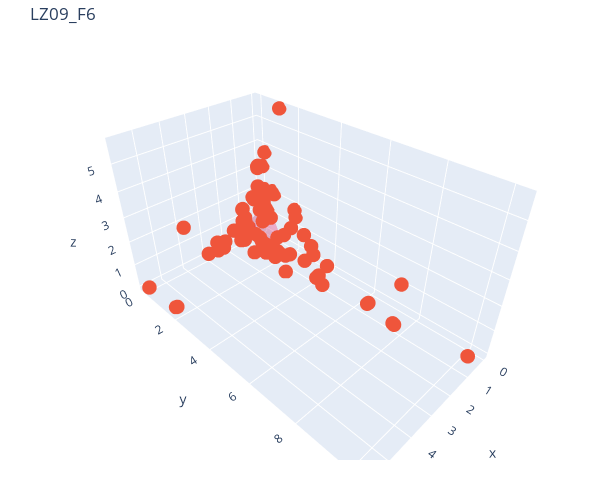

Notebook source saved alongside this figure:
### Code cell
from moo.lz import LZ09_F1, LZ09_F2, LZ09_F3, LZ09_F4, LZ09_F5, LZ09_F6, LZ09_F7, LZ09_F8, LZ09_F9
from helper import run_test, plot_front, plot_result

# problem=LZ09_F1(n_var=10)
# res = run_test(problem)
# plot_front(res, problem, "LZ09_F1")

# problem=LZ09_F2(n_var=10)
# res = run_test(problem)
# plot_front(res, problem, "LZ09_F2")

# problem=LZ09_F3(n_var=10)
# res = run_test(problem)
# plot_front(res, problem, "LZ09_F3")

# problem=LZ09_F4(n_var=10)
# res = run_test(problem)
# plot_front(res, problem, "LZ09_F4")

# problem=LZ09_F5(n_var=10)
# res = run_test(problem)
# plot_front(res, problem, "LZ09_F5")

problem=LZ09_F6(n_var=10)
res = run_test(problem, n_gen=200)
print(res)
plot_front(res, problem, "LZ09_F6")

# problem=LZ09_F7(n_var=10)
# res = run_test(problem)
# plot_front(res, problem, "LZ09_F7")

# problem=LZ09_F8(n_var=10)
# res = run_test(problem)
# plot_front(res, problem, "LZ09_F8")

# problem=LZ09_F9(n_var=10)
# res = run_test(problem)
# plot_front(res, problem, "LZ09_F9")
